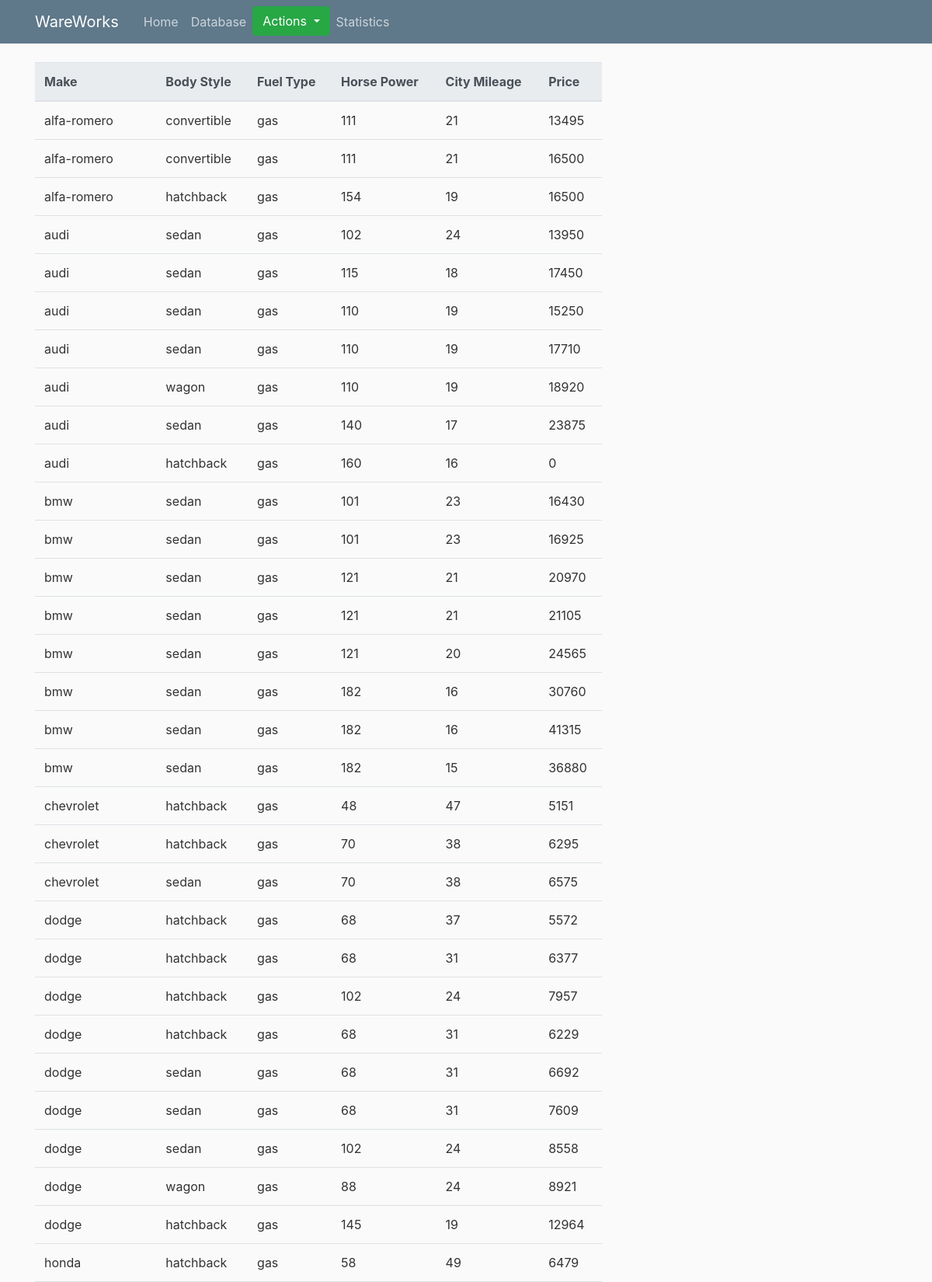
Screenshot of /table (upper part) with the database file from the repository.
### flaskblog/models.py (models this page shows, shortened)
class Post(db.Model):
    id = db.Column(db.Integer, primary_key=True)
    make = db.Column(db.String(100),nullable=False)
    fueltype = db.Column(db.String(50),nullable=False)
    bodystyle = db.Column(db.String(50),nullable=False)
    horsepower = db.Column(db.Integer, nullable=False)
    citympg = db.Column(db.Integer, nullable=False)
    price = db.Column(db.Integer, nullable=False)

### flaskblog/routes.py (the view)
@app.route("/table")
def table():
    posts = Post.query.all()
    return render_template('table.html', title='About', posts=posts)

### flaskblog/templates/table.html
{% extends "layout.html" %}
{% block content %}
        <table class="table">
            <thead class="thead-light">
            <tr>
                <th scope="col">Make</th>
                <th scope="col">Body Style</th>
                <th scope="col">Fuel Type</th>
                <th scope="col">Horse Power</th>
                <th scope="col">City Mileage</th>
                <th scope="col">Price</th>
            </tr>
            </thead class = 'overflow-auto'>
            <tbody>
            {% for post in posts %}
            <tr>
                <td>{{ post.make }}</td>
                <td>{{ post.bodystyle }}</td>
                <td>{{ post.fueltype }}</td>
                <td>{{ post.horsepower }}</td>
                <td>{{ post.citympg }}</td>
                <td>{{ post.price }}</td>
            </tr>
            {% endfor %}
            </tbody>
        </table>
    </div>
{% endblock content %}

### flaskblog/static/main.css (style rules this page uses)
body { background: #fafafa; color: #333333; margin-top: 5rem; }

### rows the page displays
Post: make "alfa-romero", bodystyle "convertible", fueltype "gas", horsepower "111", citympg "21", price "13495"
Post: make "alfa-romero", bodystyle "convertible", fueltype "gas", horsepower "111", citympg "21", price "16500"
Post: make "alfa-romero", bodystyle "hatchback", fueltype "gas", horsepower "154", citympg "19", price "16500"
Post: make "audi", bodystyle "sedan", fueltype "gas", horsepower "102", citympg "24", price "13950"
Post: make "audi", bodystyle "sedan", fueltype "gas", horsepower "115", citympg "18", price "17450"
Post: make "audi", bodystyle "sedan", fueltype "gas", horsepower "110", citympg "19", price "15250"
Post: make "audi", bodystyle "sedan", fueltype "gas", horsepower "110", citympg "19", price "17710"
Post: make "audi", bodystyle "wagon", fueltype "gas", horsepower "110", citympg "19", price "18920"
Post: make "audi", bodystyle "sedan", fueltype "gas", horsepower "140", citympg "17", price "23875"
Post: make "audi", bodystyle "hatchback", fueltype "gas", horsepower "160", citympg "16", price "0"
Post: make "bmw", bodystyle "sedan", fueltype "gas", horsepower "101", citympg "23", price "16430"
Post: make "bmw", bodystyle "sedan", fueltype "gas", horsepower "101", citympg "23", price "16925"
Post: make "bmw", bodystyle "sedan", fueltype "gas", horsepower "121", citympg "21", price "20970"
Post: make "bmw", bodystyle "sedan", fueltype "gas", horsepower "121", citympg "21", price "21105"
Post: make "bmw", bodystyle "sedan", fueltype "gas", horsepower "121", citympg "20", price "24565"
Post: make "bmw", bodystyle "sedan", fueltype "gas", horsepower "182", citympg "16", price "30760"
Post: make "bmw", bodystyle "sedan", fueltype "gas", horsepower "182", citympg "16", price "41315"
Post: make "bmw", bodystyle "sedan", fueltype "gas", horsepower "182", citympg "15", price "36880"
Post: make "chevrolet", bodystyle "hatchback", fueltype "gas", horsepower "48", citympg "47", price "5151"
Post: make "chevrolet", bodystyle "hatchback", fueltype "gas", horsepower "70", citympg "38", price "6295"
Post: make "chevrolet", bodystyle "sedan", fueltype "gas", horsepower "70", citympg "38", price "6575"
Post: make "dodge", bodystyle "hatchback", fueltype "gas", horsepower "68", citympg "37", price "5572"
Post: make "dodge", bodystyle "hatchback", fueltype "gas", horsepower "68", citympg "31", price "6377"
Post: make "dodge", bodystyle "hatchback", fueltype "gas", horsepower "102", citympg "24", price "7957"
Post: make "dodge", bodystyle "hatchback", fueltype "gas", horsepower "68", citympg "31", price "6229"
Post: make "dodge", bodystyle "sedan", fueltype "gas", horsepower "68", citympg "31", price "6692"
Post: make "dodge", bodystyle "sedan", fueltype "gas", horsepower "68", citympg "31", price "7609"
Post: make "dodge", bodystyle "sedan", fueltype "gas", horsepower "102", citympg "24", price "8558"
Post: make "dodge", bodystyle "wagon", fueltype "gas", horsepower "88", citympg "24", price "8921"
Post: make "dodge", bodystyle "hatchback", fueltype "gas", horsepower "145", citympg "19", price "12964"
Post: make "honda", bodystyle "hatchback", fueltype "gas", horsepower "58", citympg "49", price "6479"
